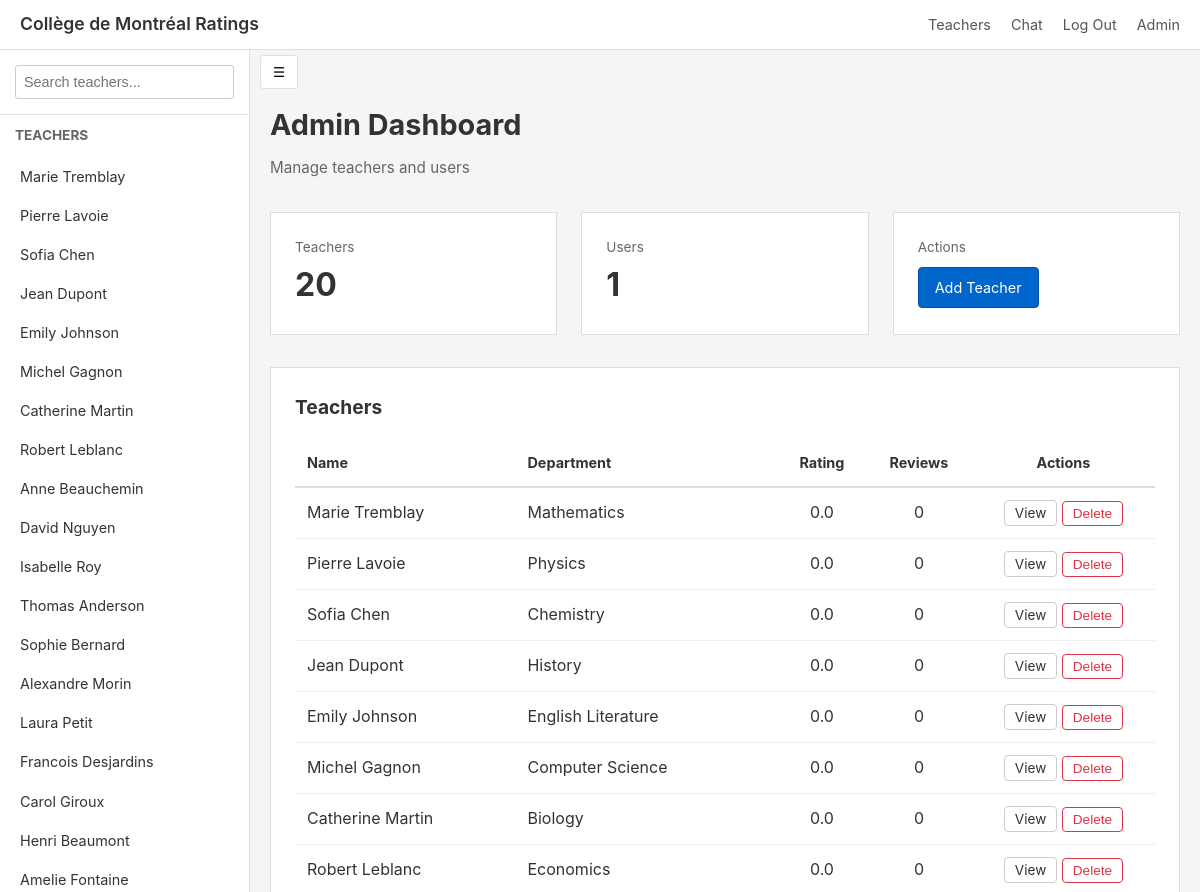
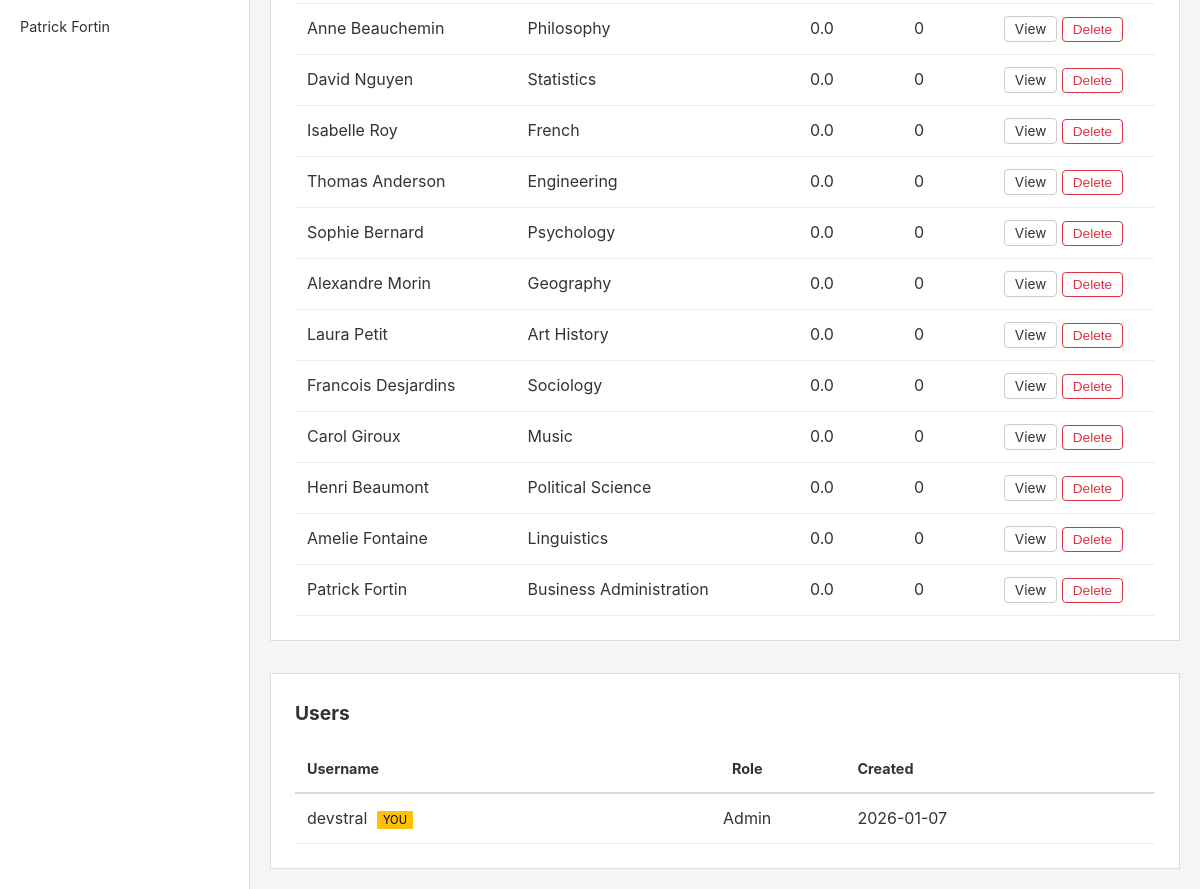
The page /admin (signed in) on the database its author committed (2 pictures, top to bottom).
### tables this page shows
CREATE TABLE teachers (
            id INTEGER PRIMARY KEY AUTOINCREMENT,
            name TEXT NOT NULL,
            department TEXT NOT NULL,
            email TEXT,
            added_by INTEGER,
            average_rating REAL DEFAULT 0,
            total_ratings INTEGER DEFAULT 0,
            created_at TIMESTAMP DEFAULT CURRENT_TIMESTAMP
        );

CREATE TABLE users (
            id INTEGER PRIMARY KEY AUTOINCREMENT,
            username TEXT UNIQUE NOT NULL,
            password TEXT,
            is_admin INTEGER DEFAULT 0,
            created_at TIMESTAMP DEFAULT CURRENT_TIMESTAMP
        );

### college_de_montreal_ratings/app.py (the view)
@app.route('/admin')
@admin_required
def admin_dashboard():
    conn = get_db()
    teachers = conn.execute('SELECT * FROM teachers ORDER BY created_at DESC').fetchall()
    users = conn.execute('SELECT * FROM users').fetchall()
    conn.close()
    return render_template('admin.html', teachers=teachers, users=users)

### college_de_montreal_ratings/app.py (called while the page is built)
def get_db():
    conn = sqlite3.connect(app.config['DATABASE'])
    conn.row_factory = sqlite3.Row
    return conn

def admin_required(f):
    @wraps(f)
    def decorated_function(*args, **kwargs):
        if 'user_id' not in session:
            return redirect(url_for('login'))
        if not session.get('is_admin'):
            flash('Sorry, this page is for admins only', 'error')
            return redirect(url_for('index'))
        return f(*args, **kwargs)
    return decorated_function

### college_de_montreal_ratings/templates/admin.html (shortened to what this page needs)
{% extends "base.html" %}
{% block content %}
<div style="margin-bottom: 2rem;">
    <h1 style="color: #333; margin-bottom: 0.5rem; font-size: 1.8rem;">Admin Dashboard</h1>
    <p style="color: #666; font-size: 0.95rem;">Manage teachers and users</p>
</div>
<div style="display: grid; gap: 1.5rem; grid-template-columns: repeat(auto-fit, minmax(200px, 1fr)); margin-bottom: 2rem;">
    <div style="background: white; padding: 1.5rem; border: 1px solid #ddd;">
        <div style="color: #666; font-size: 0.85rem;">Teachers</div>
        <div style="font-size: 2rem; font-weight: bold; color: #333;">{{ teachers|length }}</div>
    </div>
    <div style="background: white; padding: 1.5rem; border: 1px solid #ddd;">
        <div style="color: #666; font-size: 0.85rem;">Users</div>
        <div style="font-size: 2rem; font-weight: bold; color: #333;">{{ users|length }}</div>
    </div>
    <div style="background: white; padding: 1.5rem; border: 1px solid #ddd;">
        <div style="color: #666; font-size: 0.85rem;">Actions</div>
        <a href="/admin/add_teacher" class="btn btn-primary" style="display: inline-block; margin-top: 0.5rem;">Add Teacher</a>
    </div>
</div>
<div style="background: white; padding: 1.5rem; border: 1px solid #ddd; margin-bottom: 2rem;">
    <h2 style="margin-bottom: 1rem; color: #333; font-size: 1.2rem;">Teachers</h2>
    <div style="overflow-x: auto;">
        <table style="width: 100%; border-collapse: collapse;">
            <thead>
                <tr style="border-bottom: 2px solid #ddd;">
                    <th style="padding: 0.75rem; text-align: left; color: #333; font-size: 0.9rem;">Name</th>
                    <th style="padding: 0.75rem; text-align: left; color: #333; font-size: 0.9rem;">Department</th>
                    <th style="padding: 0.75rem; text-align: center; color: #333; font-size: 0.9rem;">Rating</th>
                    <th style="padding: 0.75rem; text-align: center; color: #333; font-size: 0.9rem;">Reviews</th>
                    <th style="padding: 0.75rem; text-align: center; color: #333; font-size: 0.9rem;">Actions</th>
                </tr>
            </thead>
            <tbody>
                {% for teacher in teachers %}
                <tr style="border-bottom: 1px solid #eee;">
                    <td style="padding: 0.75rem;">{{ teacher.name }}</td>
                    <td style="padding: 0.75rem;">{{ teacher.department }}</td>
                    <td style="padding: 0.75rem; text-align: center;">{{ teacher.average_rating }}</td>
                    <td style="padding: 0.75rem; text-align: center;">{{ teacher.total_ratings }}</td>
                    <td style="padding: 0.75rem; text-align: center;">
                        <a href="/teacher/{{ teacher.id }}" class="btn btn-secondary" style="font-size: 0.85rem; padding: 4px 10px;">View</a>
                        <form method="POST" action="/admin/delete_teacher/{{ teacher.id }}" style="display: inline;" onsubmit="return confirm('Delete this teacher and all ratings?')">
                            <button type="submit" class="btn" style="font-size: 0.85rem; padding: 4px 10px; border-color: #dc3545; color: #dc3545;">Delete</button>
                        </form>
                    </td>
                </tr>
                {% endfor %}
            </tbody>
        </table>
    </div>
</div>
<div style="background: white; padding: 1.5rem; border: 1px solid #ddd;">
    <h2 style="margin-bottom: 1rem; color: #333; font-size: 1.2rem;">Users</h2>
    <div style="overflow-x: auto;">
        <table style="width: 100%; border-collapse: collapse;">
            <thead>
                <tr style="border-bottom: 2px solid #ddd;">
                    <th style="padding: 0.75rem; text-align: left; color: #333; font-size: 0.9rem;">Username</th>
                    <th style="padding: 0.75rem; text-align: center; color: #333; font-size: 0.9rem;">Role</th>
                    <th style="padding: 0.75rem; text-align: left; color: #333; font-size: 0.9rem;">Created</th>
                </tr>
            </thead>
            <tbody>
                {% for user in users %}
                <tr style="border-bottom: 1px solid #eee;">
                    <td style="padding: 0.75rem;">
                        {{ user.username }}
                        {% if user.username == 'devstral' %}
                        <span style="background: #ffc107; color: #000; padding: 2px 6px; font-size: 0.7rem; margin-left: 5px;">YOU</span>
                        {% endif %}
                    </td>
                    <td style="padding: 0.75rem; text-align: center;">
                        {% if user.is_admin %}
                        <span>Admin</span>
                        {% else %}
                        <span>User</span>
                        {% endif %}
                    </td>
                    <td style="padding: 0.75rem;">{{ user.created_at[:10] }}</td>
                </tr>
                {% endfor %}
            </tbody>
        </table>
    </div>
</div>
{% endblock %}

### college_de_montreal_ratings/templates/base.html (style rules this page uses)
* { margin: 0; padding: 0; box-sizing: border-box; }
body { font-family: -apple-system, BlinkMacSystemFont, 'Segoe UI', Roboto, Oxygen, Ubuntu, sans-serif; background: #f5f5f5; color: #333; line-height: 1.6; }
.btn { padding: 8px 16px; border: 1px solid #ddd; border-radius: 4px; cursor: pointer; font-size: 0.9rem; font-weight: normal; text-decoration: none; background: #fff; color: #333; }
.btn-primary { background: #0066cc; border-color: #0052a3; color: white; }
.btn-secondary { background: #fff; border-color: #ccc; color: #333; }

### rows shown on the page
teachers: name "Marie Tremblay", department "Mathematics", average_rating "0.0", total_ratings "0"
teachers: name "Pierre Lavoie", department "Physics", average_rating "0.0", total_ratings "0"
teachers: name "Sofia Chen", department "Chemistry", average_rating "0.0", total_ratings "0"
teachers: name "Jean Dupont", department "History", average_rating "0.0", total_ratings "0"
teachers: name "Emily Johnson", department "English Literature", average_rating "0.0", total_ratings "0"
teachers: name "Michel Gagnon", department "Computer Science", average_rating "0.0", total_ratings "0"
teachers: name "Catherine Martin", department "Biology", average_rating "0.0", total_ratings "0"
teachers: name "Robert Leblanc", department "Economics", average_rating "0.0", total_ratings "0"
teachers: name "Anne Beauchemin", department "Philosophy", average_rating "0.0", total_ratings "0"
teachers: name "David Nguyen", department "Statistics", average_rating "0.0", total_ratings "0"
teachers: name "Isabelle Roy", department "French", average_rating "0.0", total_ratings "0"
teachers: name "Thomas Anderson", department "Engineering", average_rating "0.0", total_ratings "0"
teachers: name "Sophie Bernard", department "Psychology", average_rating "0.0", total_ratings "0"
teachers: name "Alexandre Morin", department "Geography", average_rating "0.0", total_ratings "0"
teachers: name "Laura Petit", department "Art History", average_rating "0.0", total_ratings "0"
teachers: name "Francois Desjardins", department "Sociology", average_rating "0.0", total_ratings "0"
teachers: name "Carol Giroux", department "Music", average_rating "0.0", total_ratings "0"
teachers: name "Henri Beaumont", department "Political Science", average_rating "0.0", total_ratings "0"
teachers: name "Amelie Fontaine", department "Linguistics", average_rating "0.0", total_ratings "0"
teachers: name "Patrick Fortin", department "Business Administration", average_rating "0.0", total_ratings "0"
users: username "devstral", shows "YOU", is_admin "Admin", created_at "2026-01-07"

### other values the page prints
{{ teachers|length }} "20"
{{ users|length }} "1"
